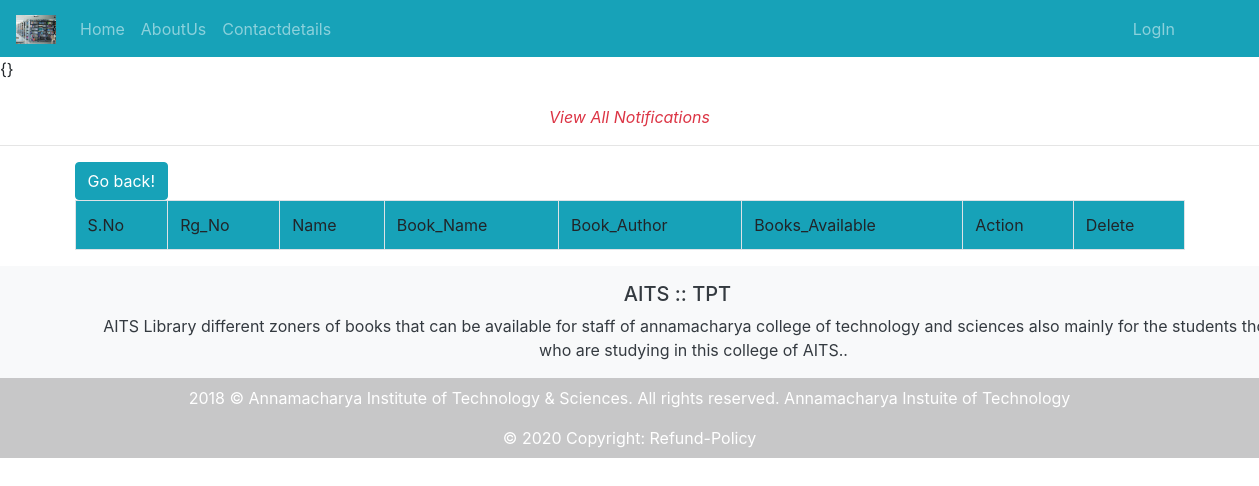
The page /notipending/ on the database as committed earlier.
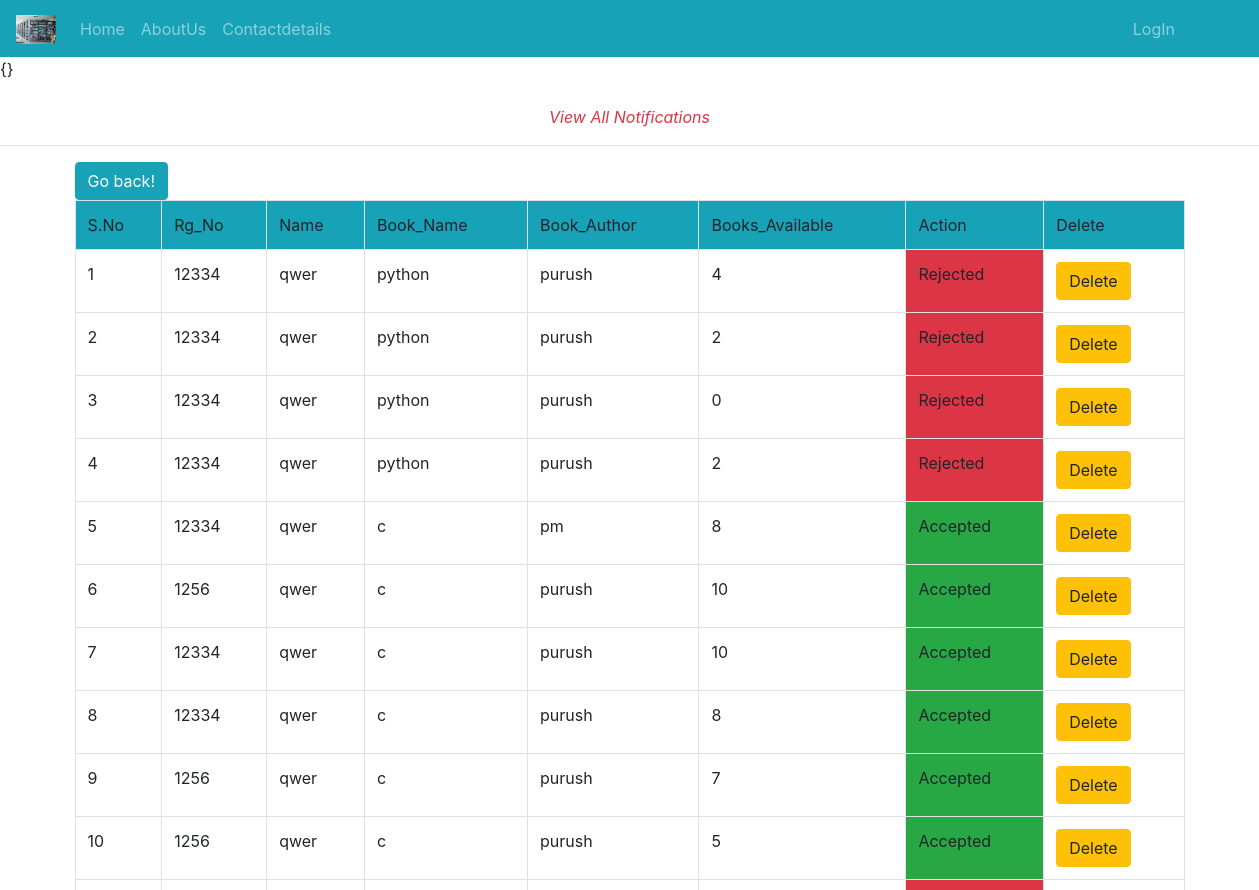
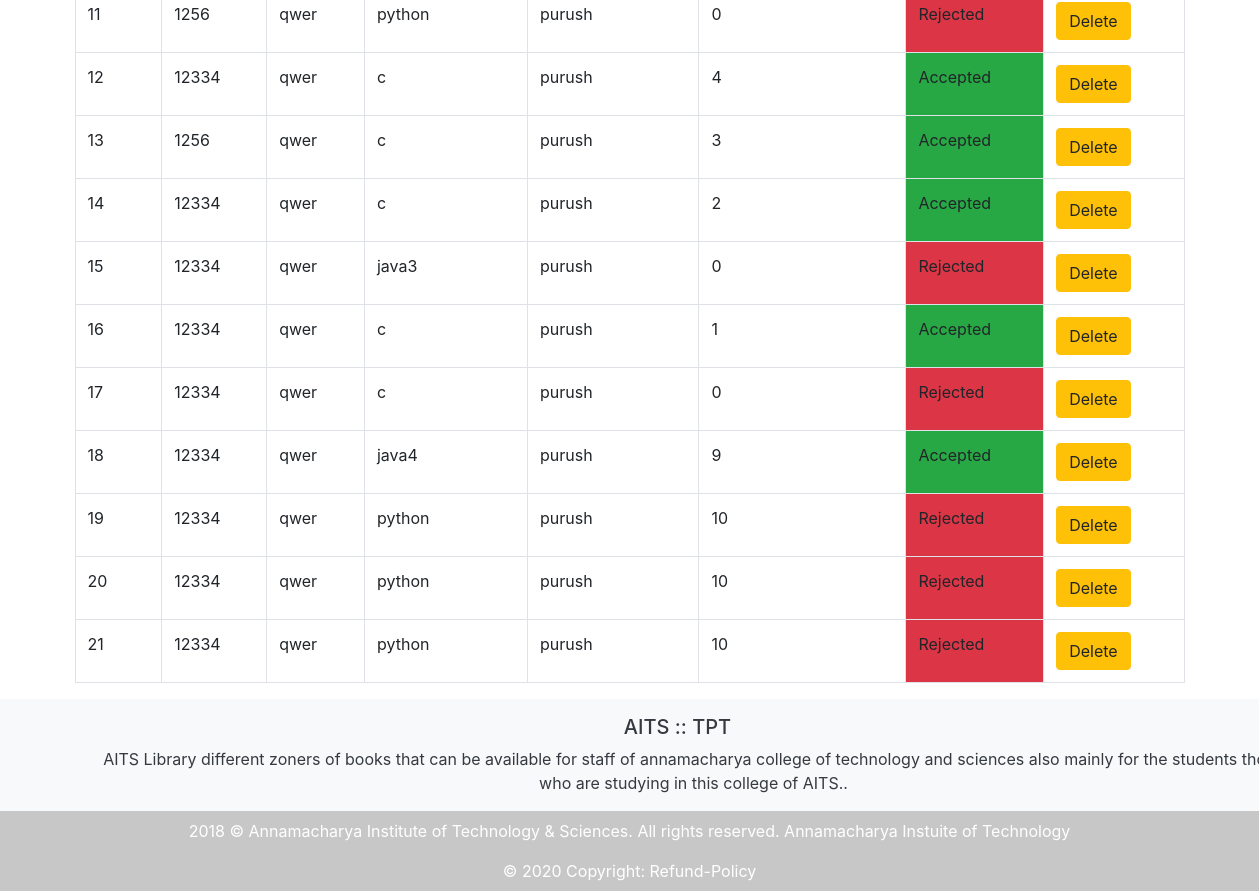
The same page on the database as committed later (2 pictures, top to bottom).
### NoteApp/models.py (models this page shows)
class st_admin_data(models.Model):
	Rg_No=models.CharField(max_length=120)
	Branch=models.CharField(max_length=120)
	Name=models.CharField(max_length=120)
	issue_status=models.IntegerField(default=0)
	Book_name=models.CharField(max_length=120)
	Book_author=models.CharField(max_length=120)
	Book_count=models.IntegerField(default=0)
	Issue_date=models.DateField(blank=True,null=True)
	Expire_date=models.DateField(blank=True,null=True)
	uid=models.ForeignKey(User,on_delete=models.CASCADE)

### NoteApp/views.py (the view)
# urls.py: path('notipending/',views.notipending,name="notipending"),
def notipending(req):
	pending2=st_admin_data.objects.all()
	data=Books_Avail.objects.filter()
	return render(req,'html/noti_pendingdata.html',{'p':pending2})

### NoteApp/templates/html/noti_pendingdata.html (shortened to what this page needs)
{% extends 'html/base.html' %}
{% load static %}
{% block content %}
<div class="text-center text-danger">
	<br>
	<span><i>View All Notifications</i></span>
</div>
<hr>
<div class="container">
	<table class="table table-bordered">
		<input type="button" value="Go back!" onclick="history.back()" class="btn btn-info">
		<tr class="bg bg-info">
			<td>S.No</td>
			<td>Rg_No</td>
			<td>Name</td>
			<td>Book_Name</td>
			<td>Book_Author</td>
			<td>Books_Available</td>
			<td>Action</td>
			<td>Delete</td>
		</tr>
		{% for i in p %}
		<tr>
			<td>{{forloop.counter}}</td>
			<td>{{i.Rg_No}}</td>
			<td>{{i.Name}}</td>
			<td>{{i.Book_name}}</td>
			<td>{{i.Book_author}}</td>
			<td>{{i.Book_count}}</td>
			{% if i.issue_status is 0 %}
			<td><a class="confirm-accept btn btn-danger" href="{% url 'acceptadmin' i.id %}">Accept</a><a class="ml-2 confirm-reject btn btn-info" href="{% url 'rejectadmin' i.id %}">Reject</a>
			</td>
			{% elif i.issue_status is 1 %}
			<td class="bg-success">Accepted</td>
			{% elif i.issue_status is 2 %}
			<td class="bg-danger">Rejected</td>
			{% else %}
			<td class="bg-danger">Rejected</td>
			{% endif %}
			<td><a class="confirm-delete btn btn-warning" href="{% url 'datadelete' i.id %}">Delete</a></td>
		</tr>
		{% endfor %}
	</table>
</div>
{% endblock %}

Rows that differ between the two databases and show on the page:
added st_admin_data: Rg_No "12334", Name "qwer", Book_name "python", Book_author "purush", Book_count "4", issue_status "Rejected"
added st_admin_data: Rg_No "12334", Name "qwer", Book_name "python", Book_author "purush", Book_count "2", issue_status "Rejected"
added st_admin_data: Rg_No "12334", Name "qwer", Book_name "python", Book_author "purush", Book_count "0", issue_status "Rejected"
added st_admin_data: Rg_No "12334", Name "qwer", Book_name "python", Book_author "purush", Book_count "2", issue_status "Rejected"
added st_admin_data: Rg_No "12334", Name "qwer", Book_name "c", Book_author "pm", Book_count "8", issue_status "Accepted"
added st_admin_data: Rg_No "1256", Name "qwer", Book_name "c", Book_author "purush", Book_count "10", issue_status "Accepted"
added st_admin_data: Rg_No "12334", Name "qwer", Book_name "c", Book_author "purush", Book_count "10", issue_status "Accepted"
added st_admin_data: Rg_No "12334", Name "qwer", Book_name "c", Book_author "purush", Book_count "8", issue_status "Accepted"
added st_admin_data: Rg_No "1256", Name "qwer", Book_name "c", Book_author "purush", Book_count "7", issue_status "Accepted"
added st_admin_data: Rg_No "1256", Name "qwer", Book_name "c", Book_author "purush", Book_count "5", issue_status "Accepted"
added st_admin_data: Rg_No "1256", Name "qwer", Book_name "python", Book_author "purush", Book_count "0", issue_status "Rejected"
added st_admin_data: Rg_No "12334", Name "qwer", Book_name "c", Book_author "purush", Book_count "4", issue_status "Accepted"
added st_admin_data: Rg_No "1256", Name "qwer", Book_name "c", Book_author "purush", Book_count "3", issue_status "Accepted"
added st_admin_data: Rg_No "12334", Name "qwer", Book_name "c", Book_author "purush", Book_count "2", issue_status "Accepted"
added st_admin_data: Rg_No "12334", Name "qwer", Book_name "java3", Book_author "purush", Book_count "0", issue_status "Rejected"
added st_admin_data: Rg_No "12334", Name "qwer", Book_name "c", Book_author "purush", Book_count "1", issue_status "Accepted"
added st_admin_data: Rg_No "12334", Name "qwer", Book_name "c", Book_author "purush", Book_count "0", issue_status "Rejected"
added st_admin_data: Rg_No "12334", Name "qwer", Book_name "java4", Book_author "purush", Book_count "9", issue_status "Accepted"
added st_admin_data: Rg_No "12334", Name "qwer", Book_name "python", Book_author "purush", Book_count "10", issue_status "Rejected"
added st_admin_data: Rg_No "12334", Name "qwer", Book_name "python", Book_author "purush", Book_count "10", issue_status "Rejected"
added st_admin_data: Rg_No "12334", Name "qwer", Book_name "python", Book_author "purush", Book_count "10", issue_status "Rejected"
